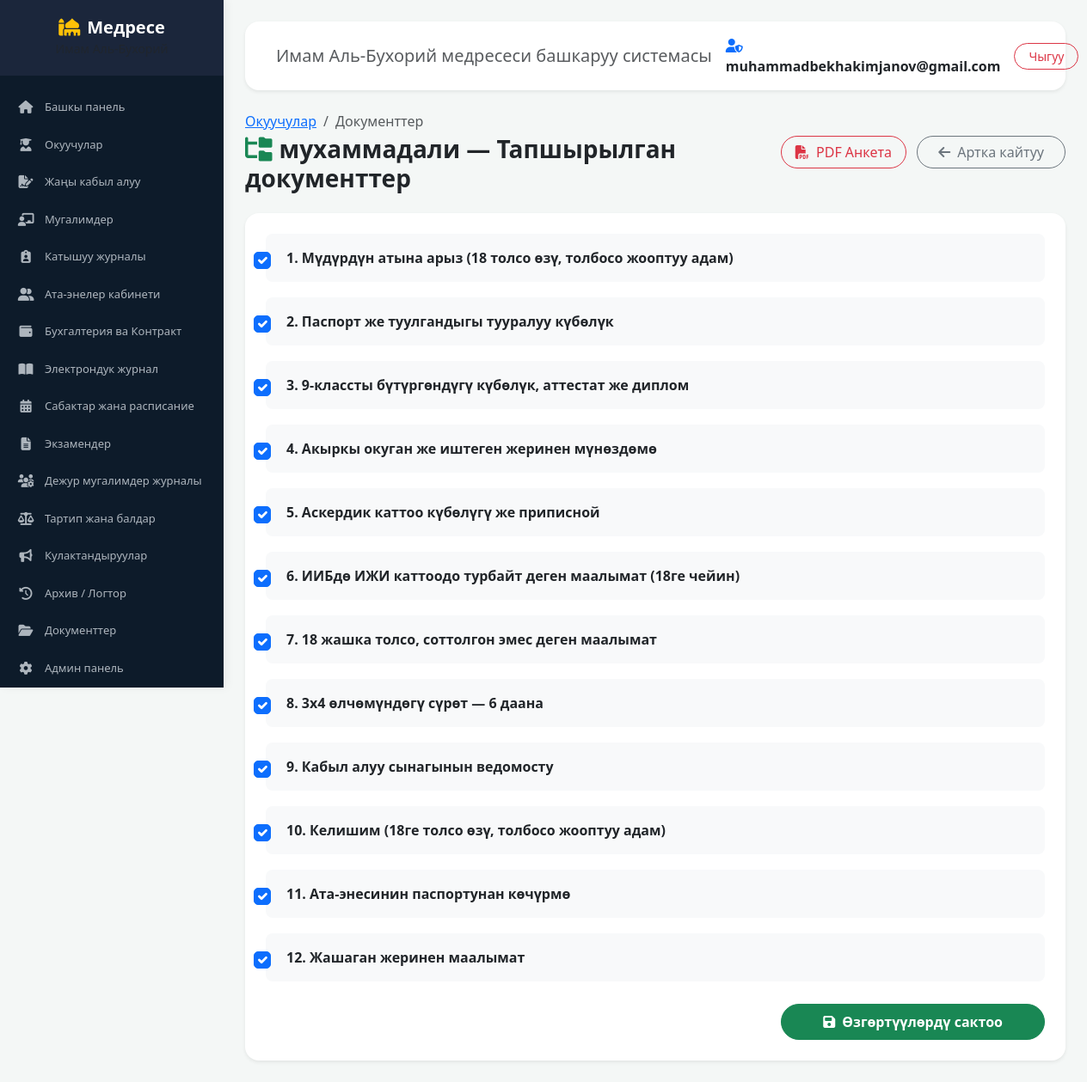
Page /student/1/documents/ (signed in) on the committed database.
### madrasah/accounts/models.py (models this page shows)
class User(AbstractUser):
    middle_name = models.CharField(max_length=150, blank=True, null=True, verbose_name="Атасынын аты")
    phone = models.CharField(max_length=20, blank=True, null=True, verbose_name="Телефон номери")
    role = models.CharField(
        max_length=20,
        choices=[('student', 'Окуучу'), ('teacher', 'Мугалим'), ('admin', 'Админ')],
        default='student',
        verbose_name="Ролу"
    )

### madrasah/core/models.py (models this page shows, shortened)
class Student(models.Model):
    photo = models.ImageField(
        upload_to='students/', blank=True, null=True, verbose_name='Сүрөтү'
    )
    name = models.CharField(max_length=100, verbose_name='Аты-жөнү')
    group = models.CharField(max_length=50, verbose_name='Тайпасы')
    birth_date = models.DateField(
        null=True, blank=True, verbose_name='Туулган күнү'
    )
    phone = models.CharField(max_length=20, blank=True, verbose_name='Телефон номери')
    contract_amount = models.DecimalField(
        max_digits=10, decimal_places=2, default=0.00, verbose_name='Контракт суммасы'
    )
    doc_1_application = models.BooleanField(default=False, verbose_name='1. Мүдүрдүн атына арыз')
    doc_2_passport = models.BooleanField(default=False, verbose_name='2. Паспорт же туулгандыгы тууралуу күбөлүк')
    doc_3_certificate = models.BooleanField(default=False, verbose_name='3. 9-классты бүтүргөндүгү күбөлүк/аттестат/диплом')
    doc_4_reference = models.BooleanField(default=False, verbose_name='4. Акыркы окуган/иштеген жеринен мүнөздөмө')
    doc_5_military = models.BooleanField(default=False, verbose_name='5. Аскердик каттоо күбөлүгү же приписной')
    doc_6_juvenile = models.BooleanField(default=False, verbose_name='6. ИИБдө ИЖИ каттоодо турбайт деген маалымат')
    doc_7_no_criminal = models.BooleanField(default=False, verbose_name='7. Соттолгон эмес деген маалымат')
    doc_8_photos = models.BooleanField(default=False, verbose_name='8. 3x4 өлчөмүндөгү сүрөт (6 даана)')
    doc_9_exam_sheet = models.BooleanField(default=False, verbose_name='9. Кабыл алуу сынагынын ведомосту')
    doc_10_contract = models.BooleanField(default=False, verbose_name='10. Келишим')
    doc_11_parent_passport = models.BooleanField(default=False, verbose_name='11. Ата-энесинин паспортунан көчүрмө')
    doc_12_residence = models.BooleanField(default=False, verbose_name='12. Жашаган жеринен маалымат')
    class Meta:
        verbose_name = 'Студент'
        verbose_name_plural = 'Студенттер'

### madrasah/core/views.py (the view, shortened to what this page needs)
# urls.py: path('student/<int:student_id>/documents/', views.update_student_documents, name='student_documents'),  # Документтер
@login_required
def update_student_documents(request, student_id):
    student = get_object_or_404(Student, id=student_id)
    return render(request, "core/student_documents.html", {"student": student})

### madrasah/core/context_processors.py (called while the page is built)
def menu(request):
    if request.user.is_authenticated:
        return {"menu_items": MENU.get(request.user.role, [])}
    return {"menu_items": []}

### madrasah/templates/core/student_documents.html (shortened to what this page needs)
{% extends 'base.html' %}
{% block content %}
<div class="row mb-4 align-items-center">
    <div class="col-md-7">
        <nav aria-label="breadcrumb">
            <ol class="breadcrumb mb-1">
                <li class="breadcrumb-item"><a href="{% url 'students_list' %}">Окуучулар</a></li>
                <li class="breadcrumb-item active" aria-current="page">Документтер</li>
            </ol>
        </nav>
        <h3 class="fw-bold text-dark mb-0">
            <i class="fa-solid fa-folder-tree text-success me-2"></i>{{ student.name }} — Тапшырылган документтер
        </h3>
    </div>
    <div class="col-md-5 text-md-end mt-3 mt-md-0">
        <a href="{% url 'export_student_pdf' student.id %}" class="btn btn-outline-danger rounded-pill px-3 me-2">
            <i class="fa-solid fa-file-pdf me-1"></i> PDF Анкета
        </a>
        <a href="{% url 'students_list' %}" class="btn btn-outline-secondary rounded-pill px-4">
            <i class="fa-solid fa-arrow-left me-2"></i>Артка кайтуу
        </a>
    </div>
</div>
<div class="card border-0 shadow-sm rounded-4">
    <div class="card-body p-4">
        <form method="POST">
            <div class="row g-3">
                <div class="col-md-12">
                    <div class="form-check p-3 bg-light rounded-3">
                        <input class="form-check-input fs-5" type="checkbox" name="doc_1_application" id="d1" {% if student.doc_1_application %}checked{% endif %}>
                        <label class="form-check-label fs-6 fw-semibold ms-2 text-dark" for="d1">1. Мүдүрдүн атына арыз (18 толсо өзү, толбосо жооптуу адам)</label>
                    </div>
                </div>
                <div class="col-md-12">
                    <div class="form-check p-3 bg-light rounded-3">
                        <input class="form-check-input fs-5" type="checkbox" name="doc_2_passport" id="d2" {% if student.doc_2_passport %}checked{% endif %}>
                        <label class="form-check-label fs-6 fw-semibold ms-2 text-dark" for="d2">2. Паспорт же туулгандыгы тууралуу күбөлүк</label>
                    </div>
                </div>
                <div class="col-md-12">
                    <div class="form-check p-3 bg-light rounded-3">
                        <input class="form-check-input fs-5" type="checkbox" name="doc_3_certificate" id="d3" {% if student.doc_3_certificate %}checked{% endif %}>
                        <label class="form-check-label fs-6 fw-semibold ms-2 text-dark" for="d3">3. 9-классты бүтүргөндүгү күбөлүк, аттестат же диплом</label>
                    </div>
                </div>
                <div class="col-md-12">
                    <div class="form-check p-3 bg-light rounded-3">
                        <input class="form-check-input fs-5" type="checkbox" name="doc_4_reference" id="d4" {% if student.doc_4_reference %}checked{% endif %}>
                        <label class="form-check-label fs-6 fw-semibold ms-2 text-dark" for="d4">4. Акыркы окуган же иштеген жеринен мүнөздөмө</label>
                    </div>
                </div>
                <div class="col-md-12">
                    <div class="form-check p-3 bg-light rounded-3">
                        <input class="form-check-input fs-5" type="checkbox" name="doc_5_military" id="d5" {% if student.doc_5_military %}checked{% endif %}>
                        <label class="form-check-label fs-6 fw-semibold ms-2 text-dark" for="d5">5. Аскердик каттоо күбөлүгү же приписной</label>
                    </div>
                </div>
                <div class="col-md-12">
                    <div class="form-check p-3 bg-light rounded-3">
                        <input class="form-check-input fs-5" type="checkbox" name="doc_6_juvenile" id="d6" {% if student.doc_6_juvenile %}checked{% endif %}>
                        <label class="form-check-label fs-6 fw-semibold ms-2 text-dark" for="d6">6. ИИБдө ИЖИ каттоодо турбайт деген маалымат (18ге чейин)</label>
                    </div>
                </div>
                <div class="col-md-12">
                    <div class="form-check p-3 bg-light rounded-3">
                        <input class="form-check-input fs-5" type="checkbox" name="doc_7_no_criminal" id="d7" {% if student.doc_7_no_criminal %}checked{% endif %}>
                        <label class="form-check-label fs-6 fw-semibold ms-2 text-dark" for="d7">7. 18 жашка толсо, соттолгон эмес деген маалымат</label>
                    </div>
                </div>
                <div class="col-md-12">
                    <div class="form-check p-3 bg-light rounded-3">
                        <input class="form-check-input fs-5" type="checkbox" name="doc_8_photos" id="d8" {% if student.doc_8_photos %}checked{% endif %}>
                        <label class="form-check-label fs-6 fw-semibold ms-2 text-dark" for="d8">8. 3x4 өлчөмүндөгү сүрөт — 6 даана</label>
                    </div>
                </div>
                <div class="col-md-12">
                    <div class="form-check p-3 bg-light rounded-3">
                        <input class="form-check-input fs-5" type="checkbox" name="doc_9_exam_sheet" id="d9" {% if student.doc_9_exam_sheet %}checked{% endif %}>
                        <label class="form-check-label fs-6 fw-semibold ms-2 text-dark" for="d9">9. Кабыл алуу сынагынын ведомосту</label>
                    </div>
                </div>
                <div class="col-md-12">
                    <div class="form-check p-3 bg-light rounded-3">
                        <input class="form-check-input fs-5" type="checkbox" name="doc_10_contract" id="d10" {% if student.doc_10_contract %}checked{% endif %}>
                        <label class="form-check-label fs-6 fw-semibold ms-2 text-dark" for="d10">10. Келишим (18ге толсо өзү, толбосо жооптуу адам)</label>
                    </div>
                </div>
                <div class="col-md-12">
                    <div class="form-check p-3 bg-light rounded-3">
                        <input class="form-check-input fs-5" type="checkbox" name="doc_11_parent_passport" id="d11" {% if student.doc_11_parent_passport %}checked{% endif %}>
                        <label class="form-check-label fs-6 fw-semibold ms-2 text-dark" for="d11">11. Ата-энесинин паспортунан көчүрмө</label>
                    </div>
                </div>
                <div class="col-md-12">
                    <div class="form-check p-3 bg-light rounded-3">
                        <input class="form-check-input fs-5" type="checkbox" name="doc_12_residence" id="d12" {% if student.doc_12_residence %}checked{% endif %}>
                        <label class="form-check-label fs-6 fw-semibold ms-2 text-dark" for="d12">12. Жашаган жеринен маалымат</label>
                    </div>
                </div>
            </div>
            <div class="mt-4 text-end">
                <button type="submit" class="btn btn-success rounded-pill px-5 py-2 fw-bold">
                    <i class="fa-solid fa-save me-2"></i>Өзгөртүүлөрдү сактоо
                </button>
            </div>
        </form>
    </div>
</div>
{% endblock %}

### madrasah/templates/base.html (shortened to what this page needs)
{% load static %}
<!DOCTYPE html>
<html lang="ky">
<head>
    <link href="https://cdn.jsdelivr.net/npm/bootstrap@5.3.2/dist/css/bootstrap.min.css" rel="stylesheet">
    <link rel="stylesheet" href="https://cdnjs.cloudflare.com/ajax/libs/font-awesome/6.4.2/css/all.min.css">
</head>
<body>
    <nav id="sidebar">
        <div class="sidebar-header">
            <h5 class="fw-bold mb-0 text-white"><i class="fa-solid fa-mosque me-2 text-warning"></i>Медресе</h5>
            <small class="text-muted">Имам Аль-Бухорий</small>
        </div>
        <ul class="list-unstyled components">
            <li>
                <a href="{% url 'dashboard' %}"><i class="fa-solid fa-house"></i> Башкы панель</a>
            </li>
            <li>
                <a href="{% url 'students_list' %}"><i class="fa-solid fa-user-graduate"></i> Окуучулар</a>
            </li>
            <li>
                <a href="{% url 'students_list' %}"><i class="fa-solid fa-file-signature"></i> Жаңы кабыл алуу</a>
            </li>
            <li>
                <a href="{% url 'teachers_list' %}"><i class="fa-solid fa-chalkboard-user"></i> Мугалимдер</a>
            </li>
            <li>
                <a href="{% url 'attendance' %}"><i class="fa-solid fa-clipboard-user"></i> Катышуу журналы</a>
            </li>
            <li>
                <a href="{% url 'parents_cabinet' %}"><i class="fa-solid fa-user-group"></i> Ата-энелер кабинети</a>
            </li>
            <li>
                <a href="{% url 'accounting' %}"><i class="fa-solid fa-wallet"></i> Бухгалтерия ва Контракт</a>
            </li>
            <li>
                <a href="{% url 'gradebook' %}"><i class="fa-solid fa-book-open"></i> Электрондук журнал</a>
            </li>
            <li>
                <a href="{% url 'schedule_list' %}"><i class="fa-solid fa-calendar-days"></i> Сабактар жана расписание</a>
            </li>
            <li>
                <a href="{% url 'exams_list' %}"><i class="fa-solid fa-file-lines"></i> Экзамендер</a>
            </li>
            <li>
                <a href="{% url 'duty_schedule_list' %}"><i class="fa-solid fa-users-gear"></i> Дежур мугалимдер журналы</a>
            </li>
            <li>
                <a href="{% url 'discipline' %}"><i class="fa-solid fa-scale-balanced"></i> Тартип жана балдар</a>
            </li>
            <li>
                <a href="{% url 'announcements_list' %}"><i class="fa-solid fa-bullhorn"></i> Кулактандыруулар</a>
            </li>
            <li>
                <a href="{% url 'audit_list' %}"><i class="fa-solid fa-clock-rotate-left"></i> Архив / Логтор</a>
            </li>
            <li>
                <a href="{% url 'documents' %}"><i class="fa-solid fa-folder-open"></i> Документтер</a>
            </li>
            <li>
                <a href="{% url 'admin_management' %}"><i class="fa-solid fa-gear"></i> Админ панель</a>
            </li>
        </ul>
    </nav>
    <div id="content">
        <nav class="navbar navbar-expand-lg navbar-light bg-white rounded-4 shadow-sm mb-4 px-4 py-3">
            <div class="container-fluid">
                <span class="navbar-brand mb-0 h6 text-muted">Имам Аль-Бухорий медресеси башкаруу системасы</span>
                <div class="d-flex align-items-center gap-3">
                    <span class="fw-bold text-dark"><i class="fa-solid fa-user-shield me-1 text-primary"></i> {{ user.username|default:"Администратор" }}</span>
                    <a href="{% url 'logout' %}" class="btn btn-outline-danger btn-sm rounded-pill px-3">Чыгуу</a>
                </div>
            </div>
        </nav>
        {% block content %}
        {% endblock %}
    </div>
</body>
</html>

### madrasah/templates/base.html (style rules this page uses)
:root { --sidebar-width: 260px; --primary-color: #0d1b2a; --secondary-color: #1b263b; }
body { background-color: #f4f7f6; font-family: 'Segoe UI', Tahoma, Geneva, Verdana, sans-serif; }
#sidebar { position: fixed; top: 0; left: 0; height: 100vh; width: var(--sidebar-width); background-color: var(--primary-color); color: #fff; transition: all 0.3s; z-index: 1000; overflow-y: auto; box-shadow: 4px 0 10px rgba(0,0,0,0.05); }
#sidebar .sidebar-header { padding: 20px; background-color: var(--secondary-color); text-align: center; }
#sidebar ul.components { padding: 15px 0; }
#sidebar ul li a { padding: 12px 20px; display: flex; align-items: center; color: #adb5bd; text-decoration: none; transition: 0.2s; font-size: 13px; }
#sidebar ul li a i { margin-right: 12px; width: 20px; text-align: center; font-size: 15px; }
#content { margin-left: var(--sidebar-width); padding: 25px; }

### rows in the picture
User: username "muhammadbekhakimjanov@gmail.com"
Student: name "мухаммадали", doc_1_application "☑", doc_2_passport "☑", doc_3_certificate "☑", doc_4_reference "☑", doc_5_military "☑", doc_6_juvenile "☑", doc_7_no_criminal "☑", doc_8_photos "☑", doc_9_exam_sheet "☑", doc_10_contract "☑", doc_11_parent_passport "☑", doc_12_residence "☑"
